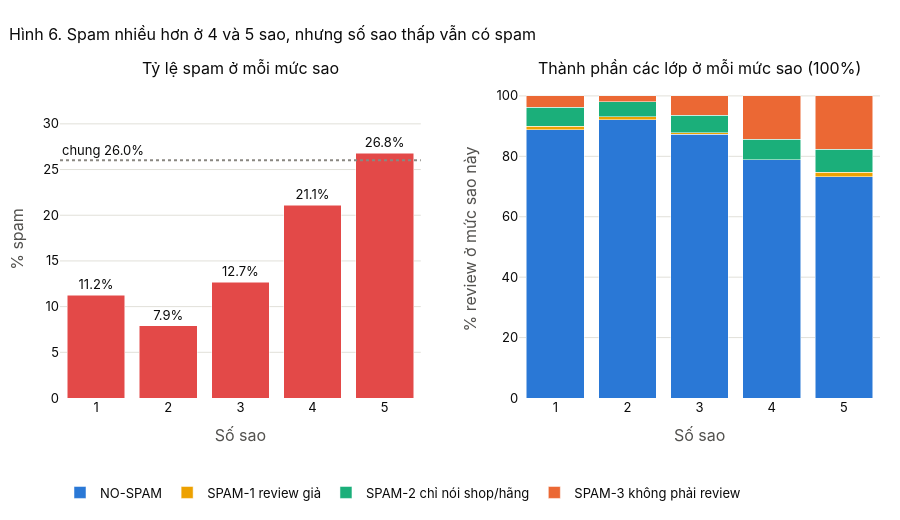

The code cell stored with this chart in its notebook:
### Markdown cell above
### 5.4 Số sao có giúp nhận ra spam không?

Bên trái: tỷ lệ spam ở mỗi mức sao. Bên phải: thành phần các lớp ở mỗi mức sao. Nếu số sao tách được spam với review thường, tỷ lệ spam sẽ thay đổi mạnh giữa các mức sao.

### Code cell
rating_by_type = pd.crosstab(train[RATING_COL], train["type_name"])
rating_total = rating_by_type.sum(axis=1)
spam_count = rating_by_type.drop(columns="NO-SPAM").sum(axis=1)
spam_rate = spam_count / rating_total * 100
overall_spam_rate = train[LABEL_COL].mean() * 100

fig = make_subplots(rows=1, cols=2, horizontal_spacing=0.12,
                    subplot_titles=("Tỷ lệ spam ở mỗi mức sao", "Thành phần các lớp ở mỗi mức sao (100%)"))
fig.add_trace(go.Bar(
    x=spam_rate.index, y=spam_rate.values, marker_color=RED, showlegend=False,
    customdata=np.stack([spam_count, rating_total], axis=-1),
    text=[f"{v:.1f}%" for v in spam_rate], textposition="outside",
    hovertemplate="%{x} sao<br>%{customdata[0]:,} / %{customdata[1]:,} review là spam (%{y:.1f}%)<extra></extra>"),
    row=1, col=1)
fig.add_hline(y=overall_spam_rate, line_dash="dot", line_color=MUTED, row=1, col=1,
              annotation_text=f"chung {overall_spam_rate:.1f}%", annotation_position="top left")
for type_name in rating_by_type.columns:
    fig.add_trace(go.Bar(
        x=rating_by_type.index, y=rating_by_type[type_name] / rating_total * 100, name=type_name,
        marker_color=TYPE_COLORS[type_name], customdata=np.stack([rating_by_type[type_name], rating_total], axis=-1),
        hovertemplate="%{x} sao<br>" + type_name + ": %{customdata[0]:,} / %{customdata[1]:,} review (%{y:.1f}%)<extra></extra>"),
        row=1, col=2)
fig.update_xaxes(title_text="Số sao", dtick=1)
fig.update_yaxes(title_text="% spam", range=[0, spam_rate.max() * 1.3], row=1, col=1)
fig.update_yaxes(title_text="% review ở mức sao này", row=1, col=2)
show_fig(fig, "Spam nhiều hơn ở 4 và 5 sao, nhưng số sao thấp vẫn có spam",
         barmode="stack", height=520, legend=BOTTOM_LEGEND)

### Figure 1 — Plotly figure (JSON) as saved in the notebook; plotly's stock layout.template omitted (floating-point values rounded to 4 significant figures)
{"data": [{"customdata": [[27, 240], [8, 101], [28, 221], [78, 370], [3580, 13374]], "hovertemplate": "%{x} sao<br>%{customdata[0]:,} / %{customdata[1]:,} review là spam (%{y:.1f}%)<extra></extra>", "marker": {"color": "#e34948"}, "showlegend": false, "text": ["11.2%", "7.9%", "12.7%", "21.1%", "26.8%"], "textposition": "outside", "type": "bar", "x": [1, 2, 3, 4, 5], "xaxis": "x", "y": [11.25, 7.921, 12.67, 21.08, 26.77], "yaxis": "y"}, {"customdata": [[213, 240], [93, 101], [193, 221], [292, 370], [9794, 13374]], "hovertemplate": "%{x} sao<br>NO-SPAM: %{customdata[0]:,} / %{customdata[1]:,} review (%{y:.1f}%)<extra></extra>", "marker": {"color": "#2a78d6"}, "name": "NO-SPAM", "type": "bar", "x": [1, 2, 3, 4, 5], "xaxis": "x2", "y": [88.75, 92.08, 87.33, 78.92, 73.23], "yaxis": "y2"}, {"customdata": [[3, 240], [1, 101], [1, 221], [0, 370], [190, 13374]], "hovertemplate": "%{x} sao<br>SPAM-1 review giả: %{customdata[0]:,} / %{customdata[1]:,} review (%{y:.1f}%)<extra></extra>", "marker": {"color": "#eda100"}, "name": "SPAM-1 review giả", "type": "bar", "x": [1, 2, 3, 4, 5], "xaxis": "x2", "y": [1.25, 0.9901, 0.4525, 0.0, 1.421], "yaxis": "y2"}, {"customdata": [[15, 240], [5, 101], [13, 221], [25, 370], [1029, 13374]], "hovertemplate": "%{x} sao<br>SPAM-2 chỉ nói shop/hãng: %{customdata[0]:,} / %{customdata[1]:,} review (%{y:.1f}%)<extra></extra>", "marker": {"color": "#1baf7a"}, "name": "SPAM-2 chỉ nói shop/hãng", "type": "bar", "x": [1, 2, 3, 4, 5], "xaxis": "x2", "y": [6.25, 4.95, 5.882, 6.757, 7.694], "yaxis": "y2"}, {"customdata": [[9, 240], [2, 101], [14, 221], [53, 370], [2361, 13374]], "hovertemplate": "%{x} sao<br>SPAM-3 không phải review: %{customdata[0]:,} / %{customdata[1]:,} review (%{y:.1f}%)<extra></extra>", "marker": {"color": "#eb6834"}, "name": "SPAM-3 không phải review", "type": "bar", "x": [1, 2, 3, 4, 5], "xaxis": "x2", "y": [3.75, 1.98, 6.335, 14.32, 17.65], "yaxis": "y2"}], "layout": {"annotations": [{"font": {"size": 16}, "showarrow": false, "text": "Tỷ lệ spam ở mỗi mức sao", "x": 0.22, "xanchor": "center", "xref": "paper", "y": 1.0, "yanchor": "bottom", "yref": "paper"}, {"font": {"size": 16}, "showarrow": false, "text": "Thành phần các lớp ở mỗi mức sao (100%)", "x": 0.78, "xanchor": "center", "xref": "paper", "y": 1.0, "yanchor": "bottom", "yref": "paper"}, {"showarrow": false, "text": "chung 26.0%", "x": 0, "xanchor": "left", "xref": "x domain", "y": 26.01, "yanchor": "bottom", "yref": "y"}], "barmode": "stack", "height": 520, "legend": {"orientation": "h", "traceorder": "normal", "x": 0, "y": -0.25, "yanchor": "top"}, "shapes": [{"line": {"color": "#898781", "dash": "dot"}, "type": "line", "x0": 0, "x1": 1, "xref": "x domain", "y0": 26.01, "y1": 26.01, "yref": "y"}], "title": {"text": "Hình 6. Spam nhiều hơn ở 4 và 5 sao, nhưng số sao thấp vẫn có spam"}, "xaxis": {"anchor": "y", "domain": [0.0, 0.44], "dtick": 1, "title": {"text": "Số sao"}}, "xaxis2": {"anchor": "y2", "domain": [0.56, 1.0], "dtick": 1, "title": {"text": "Số sao"}}, "yaxis": {"anchor": "x", "domain": [0.0, 1.0], "range": [0, 34.8], "title": {"text": "% spam"}}, "yaxis2": {"anchor": "x2", "domain": [0.0, 1.0], "title": {"text": "% review ở mức sao này"}}}}
